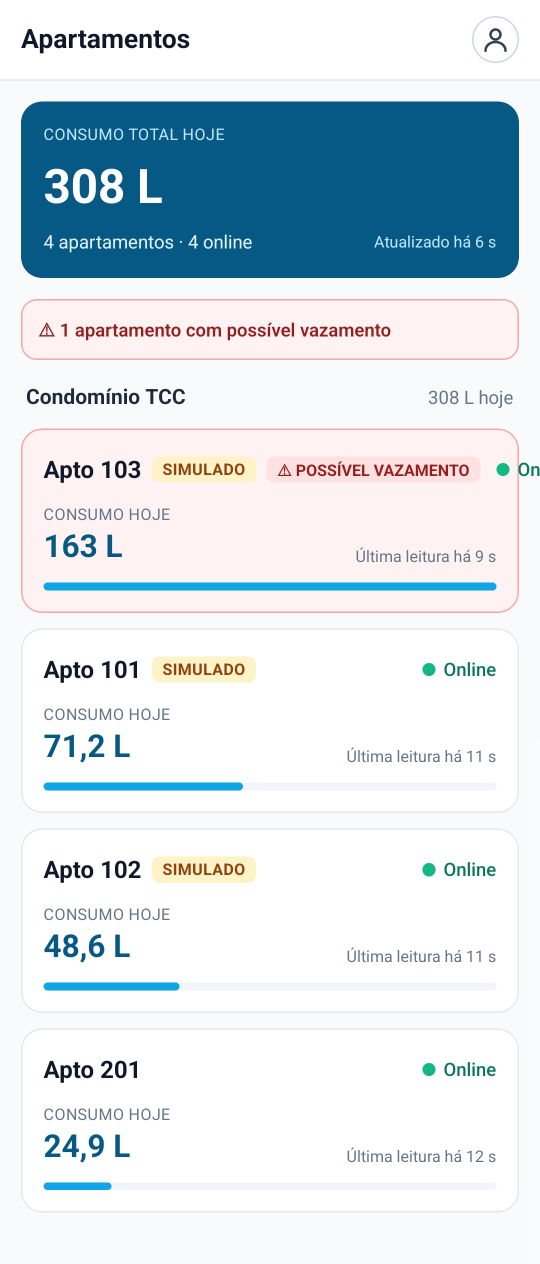
#> input picture docs/figuras/condominio-sindico.jpg, 1080 x 2527 px (shown at 1/2 size)
$ python figuras.py
#> lines starting #> are read from the running program, lines starting #| are printed output that depends on the picture
#!/usr/bin/env python3
"""Monta as figuras compostas do artigo a partir das capturas/fotos em `docs/figuras/`.

Figura 2 (telas do app): capturas do celular lado a lado, alinhadas pelo topo, com o fundo vazio
abaixo do conteúdo recortado, largura comum, borda cinza clara (o fundo do app é quase branco) e
as letras (a), (b), (c) embaixo. Figura 3 (bancada): fotos recortadas na mesma altura, lado a lado.

Para trocar um painel (ex.: refazer o (b) depois da calibração), basta substituir o arquivo de
origem e rodar de novo:

    docs/scripts/analise/.venv/bin/python docs/scripts/figuras.py

Requer Pillow (já vem com o matplotlib da venv de análise).
"""

from pathlib import Path

from PIL import Image, ImageDraw, ImageFont, ImageOps

PASTA = Path(__file__).resolve().parent.parent / "figuras"

FIGURA2 = ["condominio-sindico.jpg", "apto-201-24h.jpg", "condominio-proprietario.jpg"]  # 06/11
# (arquivo, recorte (esq, topo, dir, base) em fração da foto já rotacionada)
FIGURA3 = [
    ("foto-bancada.jpg", (0.00, 0.24, 0.96, 0.98)),  # 06/11: notebook, ESP32, sensor, funil, balança
]

LARGURA_TELA = 720
ALTURA_FOTO = 1400
ESPACO = 48
MARGEM_LETRA = 90
BORDA = (203, 213, 225)
BRANCO = (255, 255, 255)


def fonte(tamanho):
    for nome in ("DejaVuSans.ttf", "/usr/share/fonts/dejavu-sans-fonts/DejaVuSans.ttf",
                 "/usr/share/fonts/truetype/dejavu/DejaVuSans.ttf", "LiberationSans-Regular.ttf"):
        try:
            return ImageFont.truetype(nome, tamanho)
        except OSError:
            continue
    return ImageFont.load_default(tamanho)


def abrir(nome):
#> called with nome = 'condominio-sindico.jpg'
    return ImageOps.exif_transpose(Image.open(PASTA / nome)).convert("RGB")
#> returned value is the input picture: PIL image 1080x2527 RGB; mean R, G, B 215, 224.8, 231.2


def recortar_fundo(tela, folga=40):
    """Corta as linhas finais iguais ao fundo (cor do canto inferior), deixando uma folga."""
#> called with folga = 40
    fundo = tela.getpixel((tela.width // 2, tela.height - 1))
#> fundo = (249, 250, 252)
    cinza = tela.convert("L")
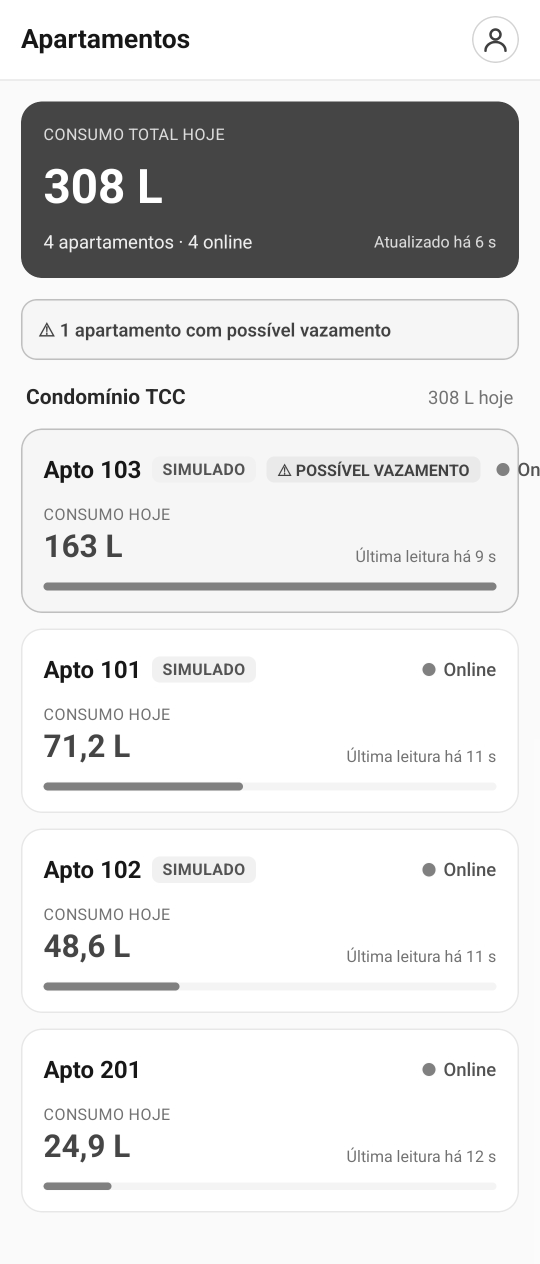
#> cinza: PIL image 1080x2527 L (shown at 1/2 size); min 22, max 255, mean 222.6
    referencia = sum(fundo) / 3
#> referencia = 250.3
    base = tela.height
#> base = 2527
    for y in range(tela.height - 1, 0, -1):
        linha = cinza.crop((0, y, tela.width, y + 1)).getextrema()
        if abs(linha[0] - referencia) > 6 or abs(linha[1] - referencia) > 6:
            base = y + 1
            break
    return tela.crop((0, 0, tela.width, min(tela.height, base + folga)))
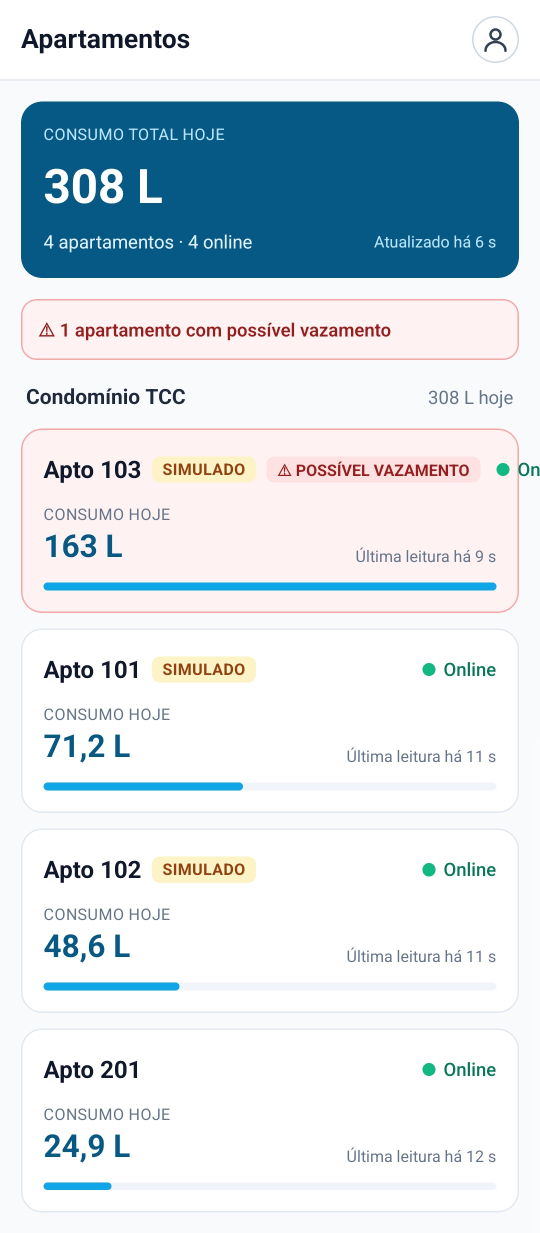
#> returned value: PIL image 1080x2465 RGB (shown at 1/2 size); mean R, G, B 214.1, 224.1, 230.7


def com_borda(imagem, espessura=2):
    return ImageOps.expand(imagem, border=espessura, fill=BORDA)


def lado_a_lado(paineis, caminho):
    letra = fonte(44)
    largura = sum(p.width for p in paineis) + ESPACO * (len(paineis) - 1)
    letras = len(paineis) > 1  # painel único não leva "(a)"
    altura = max(p.height for p in paineis) + (MARGEM_LETRA if letras else 0)
    figura = Image.new("RGB", (largura, altura), BRANCO)
    desenho = ImageDraw.Draw(figura)
    x = 0
    for i, painel in enumerate(paineis):
        figura.paste(painel, (x, 0))
        if not letras:
            break
        texto = f"({chr(ord('a') + i)})"
        caixa = desenho.textbbox((0, 0), texto, font=letra)
        desenho.text((x + (painel.width - (caixa[2] - caixa[0])) / 2, altura - MARGEM_LETRA + 18),
                     texto, fill=(0, 0, 0), font=letra)
        x += painel.width + ESPACO
    figura.save(caminho, dpi=(300, 300))
    print(f"{caminho.name}: {figura.width}x{figura.height}")


def figura2():
    paineis = []
    for nome in FIGURA2:
        tela = recortar_fundo(abrir(nome))
        tela = tela.resize((LARGURA_TELA, round(tela.height * LARGURA_TELA / tela.width)), Image.LANCZOS)
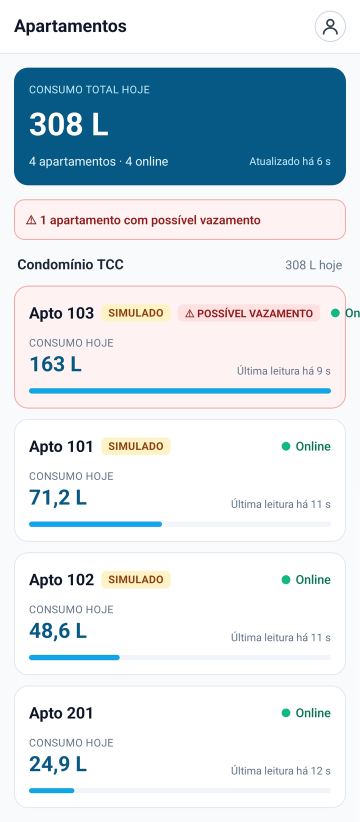
#> tela: PIL image 720x1643 RGB (shown at 1/2 size); mean R, G, B 214, 224.1, 230.6
        paineis.append(com_borda(tela))
#> in com_borda, `return ImageOps.expand(imagem, border=espessura, fill=BORDA)`:
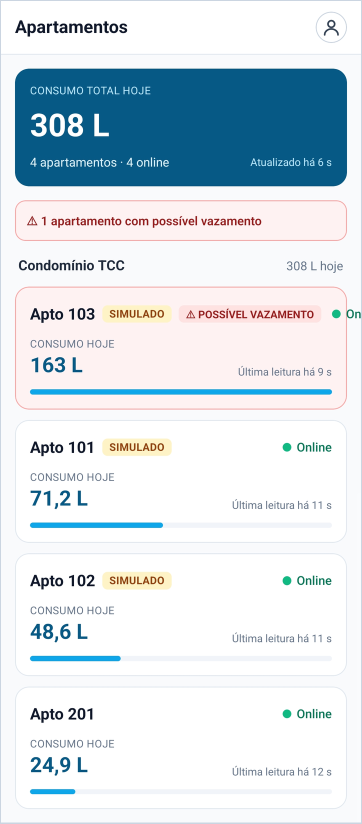
#> returned value: PIL image 724x1647 RGB (shown at 1/2 size); mean R, G, B 213.9, 224, 230.5
#> pass 2 of the loop in figura2, `for nome in FIGURA2:`:
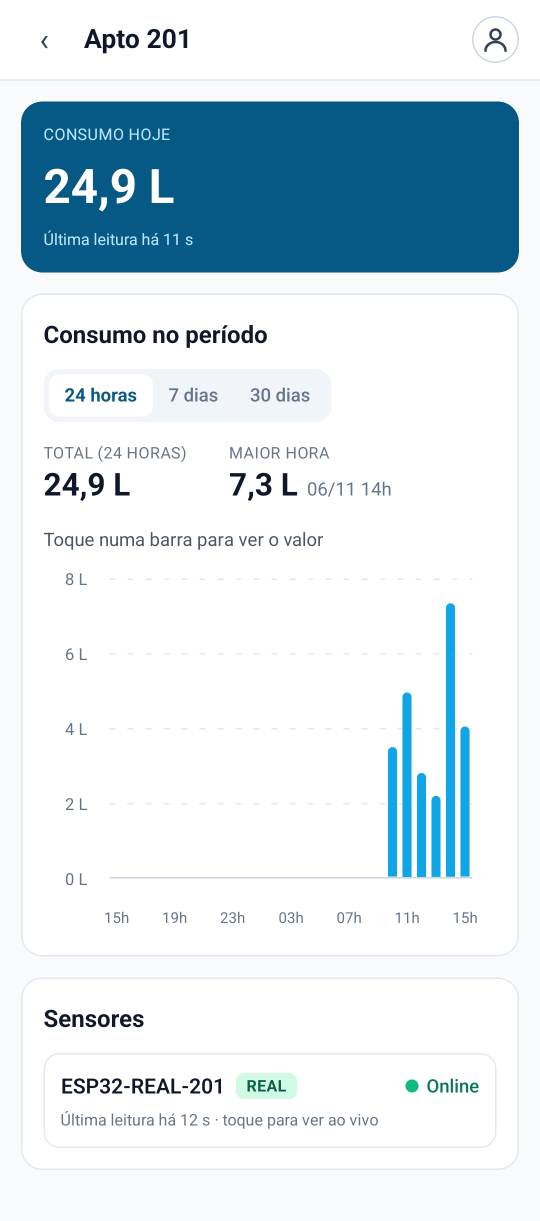
#> input picture docs/figuras/apto-201-24h.jpg, 1080 x 2442 px (shown at 1/2 size)
#> in abrir, returned value is the input picture: PIL image 1080x2442 RGB; mean R, G, B 215.8, 228.7, 235.8
#> in recortar_fundo (call 2), `cinza = tela.convert("L")`:
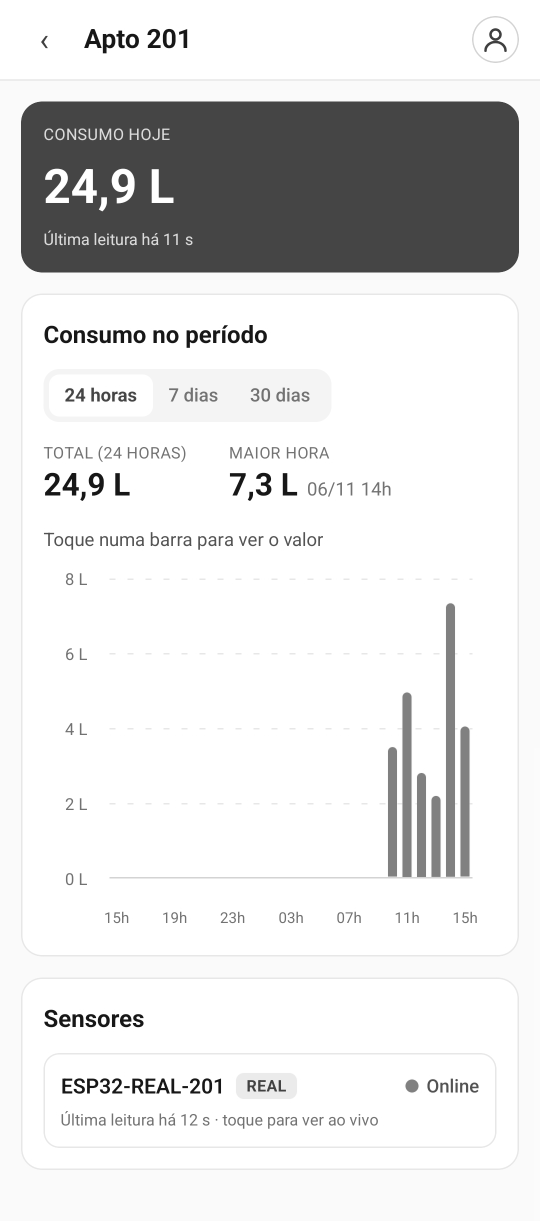
#> cinza: PIL image 1080x2442 L (shown at 1/2 size); min 22, max 255, mean 225.7
#> tela: PIL image 720x1587 RGB
#> in com_borda (call 2), `return ImageOps.expand(imagem, border=espessura, fill=BORDA)`:
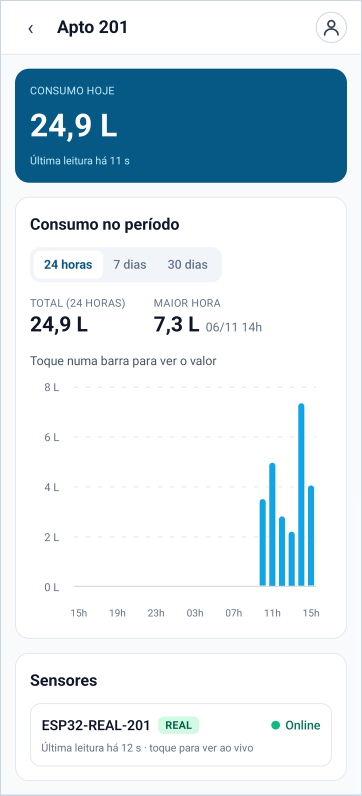
#> returned value: PIL image 724x1591 RGB (shown at 1/2 size); mean R, G, B 214.7, 228, 235.1
#> pass 3 of the loop in figura2, `for nome in FIGURA2:`:
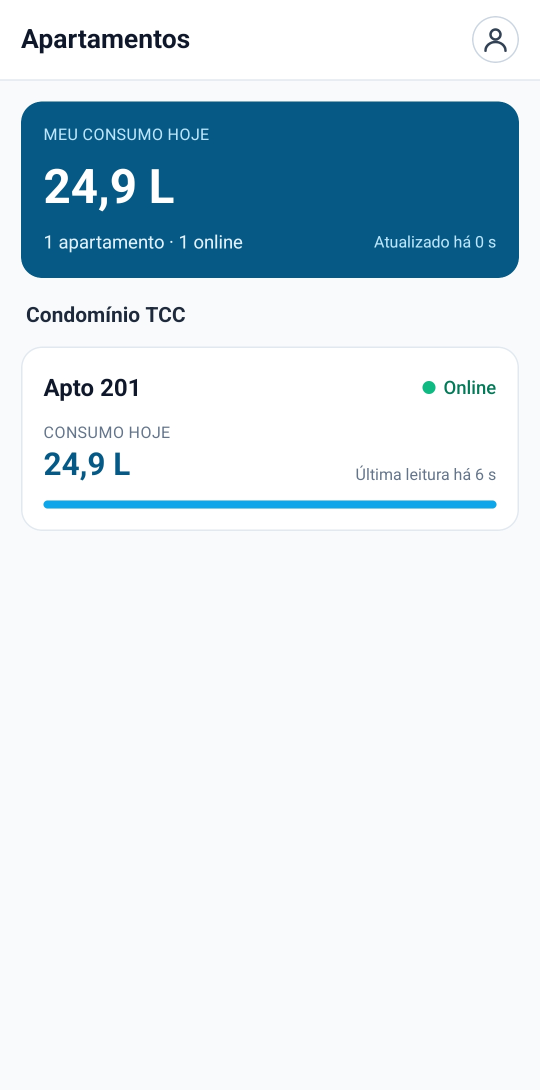
#> input picture docs/figuras/condominio-proprietario.jpg, 1080 x 2180 px (shown at 1/2 size)
#> in abrir, returned value is the input picture: PIL image 1080x2180 RGB; mean R, G, B 212, 225.8, 233.9
#> in recortar_fundo (call 3), `cinza = tela.convert("L")`:
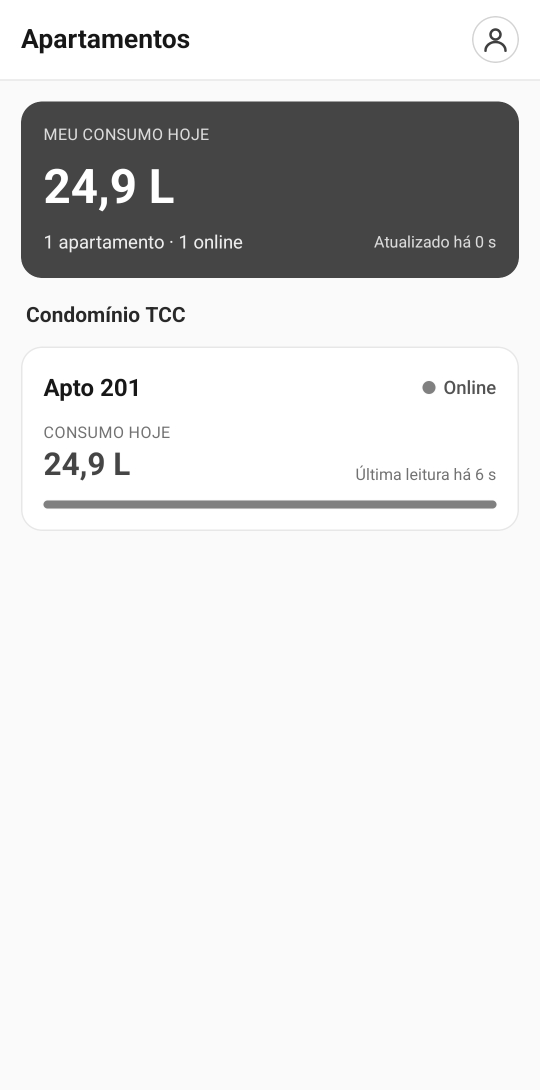
#> cinza: PIL image 1080x2180 L (shown at 1/2 size); min 22, max 255, mean 222.6
#> tela: PIL image 720x735 RGB
#> in com_borda (call 3), `return ImageOps.expand(imagem, border=espessura, fill=BORDA)`:
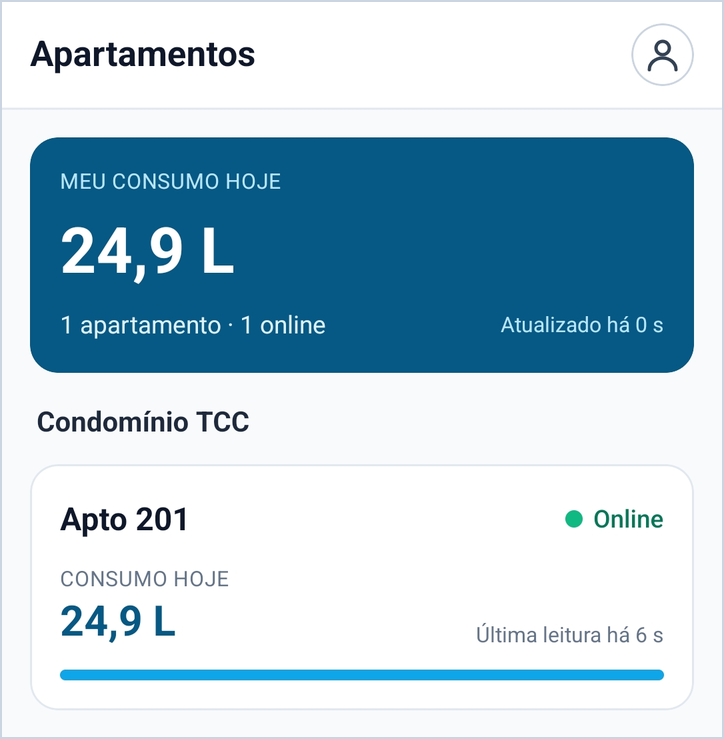
#> returned value: PIL image 724x739 RGB; mean R, G, B 176, 202, 216.1
    lado_a_lado(paineis, PASTA / "figura2-composta.png")
#> in lado_a_lado, `largura = sum(p.width for p in paineis) + ESPACO * (len(paineis) - 1)`: largura = 2268
#> in lado_a_lado, `letras = len(paineis) > 1  # painel único não leva "(a)"`: letras = True
#> in lado_a_lado, `altura = max(p.height for p in paineis) + (MARGEM_LETRA if letras else..`: altura = 1737
#> in lado_a_lado, `figura = Image.new("RGB", (largura, altura), BRANCO)`: figura: PIL image 2268x1737 RGB; every value is 255
#> the loop in lado_a_lado, `for i, painel in enumerate(paineis):` made 3 passes
#> (texto, caixa, x) on passes 1 to 3: ('(a)', (0, 8, 61, 47), 772), ('(b)', (0, 8, 62, 47), 1544), ('(c)', (0, 8, 59, 47), 2316)
#> after the loop in lado_a_lado, `for i, painel in enumerate(paineis):`:
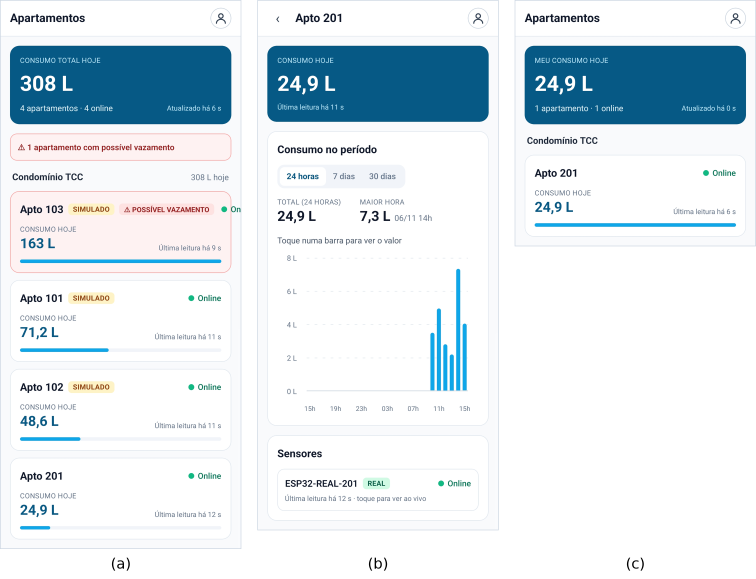
#> figura: PIL image 2268x1737 RGB (shown at 1/3 size); mean R, G, B 220, 230.4, 236.4
#> after the loop in lado_a_lado, `for i, painel in enumerate(paineis):`: x = 2316
#| figura2-composta.png: 2268x1737


def figura3():
    paineis = []
    for nome, (e, t, d, b) in FIGURA3:
        foto = abrir(nome)
#> call 4 of abrir, with nome = 'foto-bancada.jpg'
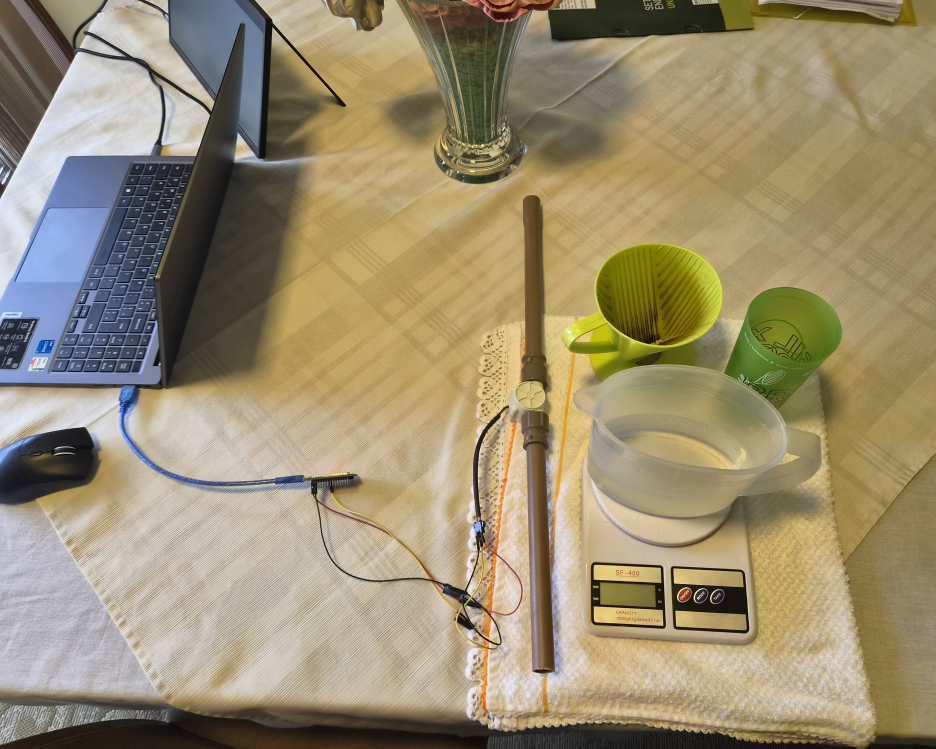
#> input picture docs/figuras/foto-bancada.jpg, 3741 x 2993 px (shown at 1/4 size)
#> in abrir, returned value is the input picture: PIL image 3741x2993 RGB; mean R, G, B 154.6, 141.8, 112.5
        foto = foto.crop((round(e * foto.width), round(t * foto.height), round(d * foto.width), round(b * foto.height)))
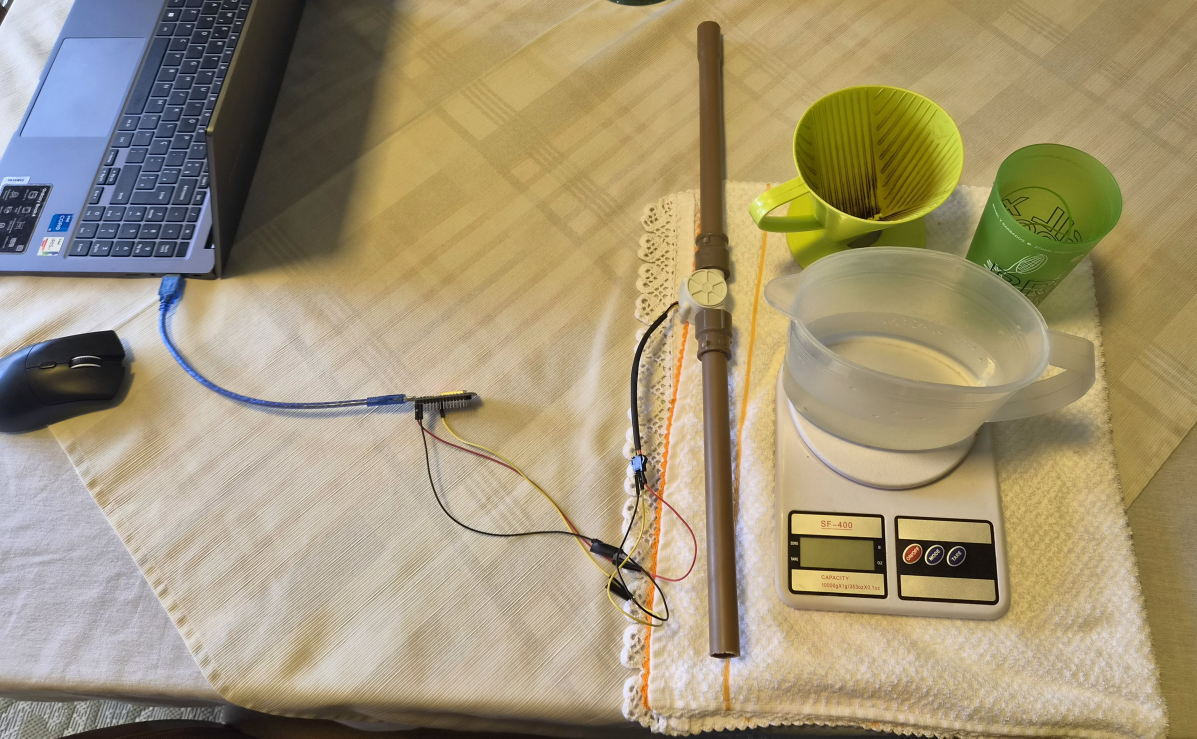
#> foto: PIL image 3591x2215 RGB (shown at 1/3 size); mean R, G, B 162.3, 149, 118.4
        foto = foto.resize((round(foto.width * ALTURA_FOTO / foto.height), ALTURA_FOTO), Image.LANCZOS)
#> foto: PIL image 2270x1400 RGB
        paineis.append(foto)
    lado_a_lado(paineis, PASTA / "figura3-bancada.png")
#> in lado_a_lado (call 2), `figura = Image.new("RGB", (largura, altura), BRANCO)`: figura: PIL image 2270x1400 RGB; every value is 255
#> the loop in lado_a_lado (call 2), `for i, painel in enumerate(paineis):` made 1 pass
#| figura3-bancada.png: 2270x1400


if __name__ == "__main__":
    figura2()
    figura3()
